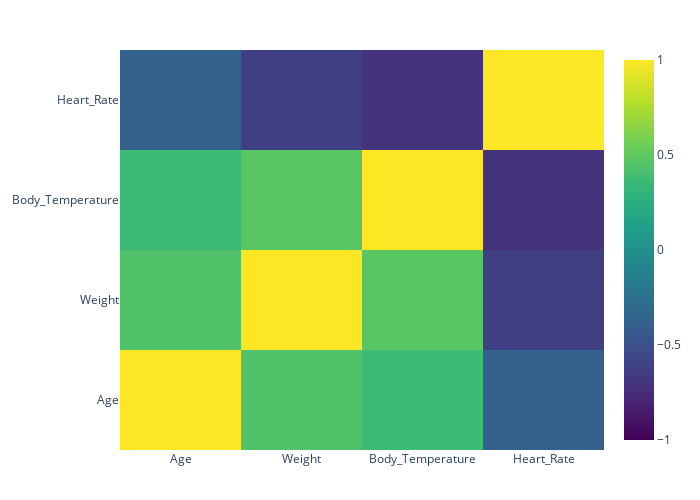

Here is the notebook cell this chart was saved with:
### Code cell
# Matriz de correlación
num_cols = ['Age', 'Weight', 'Body_Temperature', 'Heart_Rate']
corr_matrix = df_augmented[num_cols].corr()

fig = go.Figure(data=go.Heatmap(
    z=corr_matrix.values,
    x=corr_matrix.columns,
    y=corr_matrix.columns,
    colorscale='Viridis',
    zmin=-1, zmax=1,
    showscale=True,
))

fig = heatmap_style(fig)
fig.show()

### Figure 1 — Plotly figure (JSON) as saved in the notebook; plotly's stock layout.template omitted (floating-point values rounded to 4 significant figures)
{"data": [{"colorscale": [[0, "#440154"], [0.1111, "#482878"], [0.2222, "#3e4989"], [0.3333, "#31688e"], [0.4444, "#26828e"], [0.5556, "#1f9e89"], [0.6667, "#35b779"], [0.7778, "#6ece58"], [0.8889, "#b5de2b"], [1, "#fde725"]], "showscale": true, "type": "heatmap", "x": ["Age", "Weight", "Body_Temperature", "Heart_Rate"], "y": ["Age", "Weight", "Body_Temperature", "Heart_Rate"], "z": [[1.0, 0.4408, 0.3626, -0.3926], [0.4408, 1.0, 0.4785, -0.6241], [0.3626, 0.4785, 1.0, -0.703], [-0.3926, -0.6241, -0.703, 1.0]], "zmax": 1, "zmin": -1}], "layout": {"height": 500, "margin": {"b": 50, "l": 50, "r": 50, "t": 50}, "paper_bgcolor": "rgba(0,0,0,0)", "plot_bgcolor": "rgba(0,0,0,0)", "width": 700, "xaxis": {"gridcolor": "lightgrey", "gridwidth": 0.5, "showgrid": true}, "yaxis": {"gridcolor": "lightgrey", "gridwidth": 0.5, "showgrid": true}}}
